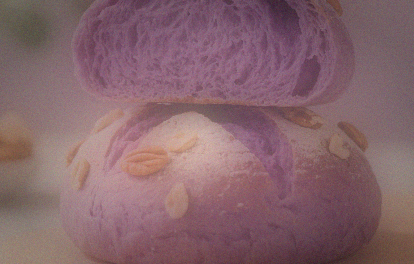
#> input picture storage/outputs/03408627662b4870b847b71411ae8bd8_vintage.png, 414 x 264 px
$ python -i style_processor.py   (imports and definitions only)   (older library calls are emulated)
#> lines starting #> are read from the running program, lines starting #| are printed output that depends on the picture; after the words box and inside, x2 and y2 are one past the last pixel; in counts of white or black regions, pixels touching at a corner belong together
### config.py
import os

BASE_DIR = os.path.dirname(os.path.abspath(__file__))

PORT = 8605
HOST = "127.0.0.1"

STORAGE_DIR = os.path.join(BASE_DIR, "storage")
UPLOAD_DIR = os.path.join(STORAGE_DIR, "uploads")
OUTPUT_DIR = os.path.join(STORAGE_DIR, "outputs")
LOG_DIR = os.path.join(BASE_DIR, "logs")
DATA_DIR = os.path.join(BASE_DIR, "data")

for d in [STORAGE_DIR, UPLOAD_DIR, OUTPUT_DIR, LOG_DIR, DATA_DIR]:
    os.makedirs(d, exist_ok=True)

STATS_FILE = os.path.join(DATA_DIR, "stats.json")
RECORDS_FILE = os.path.join(DATA_DIR, "records.json")

MAX_UPLOAD_SIZE = 50 * 1024 * 1024
ALLOWED_EXTENSIONS = {".jpg", ".jpeg", ".png", ".bmp", ".webp", ".tiff"}

LOG_FILE = os.path.join(LOG_DIR, "app.log")
LOG_LEVEL = "INFO"

STYLES = [
    {"id": "anime", "name": "动漫风", "description": "将照片转换为日系动漫风格，色彩鲜艳线条清晰"},
    {"id": "sketch", "name": "手绘素描", "description": "铅笔素描效果，模拟手绘质感"},
    {"id": "vintage", "name": "复古胶片", "description": "怀旧胶片色调，颗粒感复古氛围"},
    {"id": "cartoon", "name": "卡通涂鸦", "description": "夸张色彩和轮廓，童趣涂鸦风格"},
    {"id": "oil_paint", "name": "油画风格", "description": "模拟油画笔触，厚重艺术质感"},
    {"id": "watercolor", "name": "水彩画", "description": "清新透明水彩效果，柔和晕染"},
    {"id": "pixel", "name": "像素风", "description": "复古像素艺术，游戏怀旧感"},
    {"id": "cyberpunk", "name": "赛博朋克", "description": "霓虹光影，未来科技感"},
]

### logger_config.py
import logging
import os
from logging.handlers import RotatingFileHandler
from config import LOG_FILE, LOG_LEVEL

loggers = {}


def get_logger(name: str = "app") -> logging.Logger:
#> further down, picture is the input picture: shape (264, 414, 3); mean B, G, R 107.5, 100.7, 133.8
    if name in loggers:
        return loggers[name]

    logger = logging.getLogger(name)
    logger.setLevel(getattr(logging, LOG_LEVEL, logging.INFO))
    logger.propagate = False

    if logger.handlers:
        return logger

    formatter = logging.Formatter(
        "%(asctime)s | %(levelname)-8s | %(name)s | %(message)s",
        datefmt="%Y-%m-%d %H:%M:%S",
    )

    os.makedirs(os.path.dirname(LOG_FILE), exist_ok=True)
    file_handler = RotatingFileHandler(
        LOG_FILE, maxBytes=10 * 1024 * 1024, backupCount=5, encoding="utf-8"
    )
    file_handler.setFormatter(formatter)
    logger.addHandler(file_handler)

    console_handler = logging.StreamHandler()
    console_handler.setFormatter(formatter)
    logger.addHandler(console_handler)

    loggers[name] = logger
    return logger

### style_processor.py
import cv2
import numpy as np
from typing import Callable
from logger_config import get_logger

logger = get_logger("style_processor")


def _blend(original: np.ndarray, styled: np.ndarray, intensity: float) -> np.ndarray:
    intensity = max(0.0, min(1.0, float(intensity)))
    if intensity >= 1.0:
        return styled
    if intensity <= 0.0:
        return original
    return cv2.addWeighted(original, 1 - intensity, styled, intensity, 0)


def _resize_if_needed(img: np.ndarray, max_side: int = 1200) -> np.ndarray:
#> called with max_side = 1200
    h, w = img.shape[:2]
#> h = 264; w = 414
    if max(h, w) <= max_side:
        return img
    scale = max_side / max(h, w)
    new_h, new_w = int(h * scale), int(w * scale)
    return cv2.resize(img, (new_w, new_h), interpolation=cv2.INTER_AREA)


def anime_style(img: np.ndarray, intensity: float = 1.0) -> np.ndarray:
    orig = img.copy()
    img = _resize_if_needed(img)

    color = cv2.bilateralFilter(img, 9, 300, 300)

    gray = cv2.cvtColor(img, cv2.COLOR_BGR2GRAY)
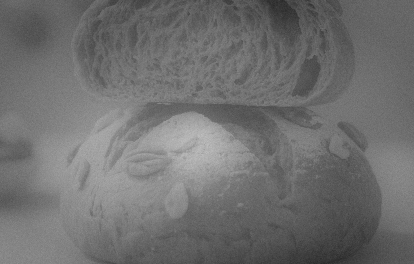
#> gray: shape (264, 414); min 40, max 192, mean 111.3
    blur = cv2.medianBlur(gray, 5)
    edges = cv2.adaptiveThreshold(
        blur, 255, cv2.ADAPTIVE_THRESH_MEAN_C, cv2.THRESH_BINARY, 9, 2
    )
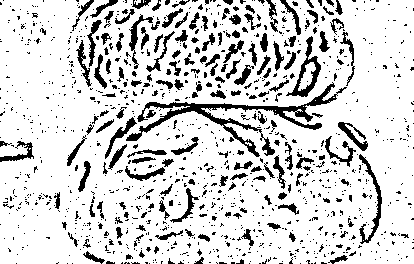
#> edges: shape (264, 414); 83.4% white; 1134 black regions (959 under 20 px), largest, box (x1, y1, x2, y2) and area: (126, 82, 347, 157) 2325, (286, 36, 321, 97) 541, (359, 154, 382, 244) 452
    edges = cv2.cvtColor(edges, cv2.COLOR_GRAY2BGR)

    hsv = cv2.cvtColor(color, cv2.COLOR_BGR2HSV).astype(np.float32)
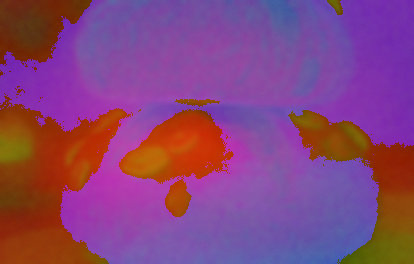
#> hsv: shape (264, 414, 3) float32; mean B, G, R 122.5, 68.2, 133.8
    hsv[..., 1] = np.clip(hsv[..., 1] * 1.25, 0, 255)
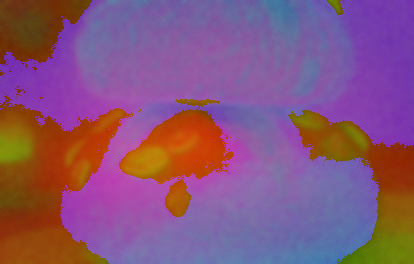
#> hsv: shape (264, 414, 3) float32; mean B, G, R 122.5, 85.2, 133.8
    hsv[..., 2] = np.clip(hsv[..., 2] * 1.1, 0, 255)
    color = cv2.cvtColor(hsv.astype(np.uint8), cv2.COLOR_HSV2BGR)
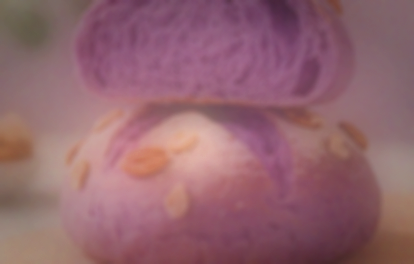
#> color: shape (264, 414, 3); mean B, G, R 110.4, 101, 146.7

    Z = color.reshape((-1, 3)).astype(np.float32)
    K = 12
    criteria = (cv2.TERM_CRITERIA_EPS + cv2.TERM_CRITERIA_MAX_ITER, 10, 1.0)
    _, label, center = cv2.kmeans(Z, K, None, criteria, 3, cv2.KMEANS_PP_CENTERS)
#> center = [[81.94, 71.71, 116.7], [126, 100.9, 158.7], [139.6, 136.6, 186.7], [110.8, 110.1, 145.2], [153.7, 159.9, 209], [63.45, 52.13, 94.17], [100.3, 99.31, 124.5], [113.6, 128.2, 194.9], [123.7, 126.9, 161.7], [100, 76.87, 129], [113.5, 87.98, 143.4], [86.8, 92.17, 141.4]]
    center = np.uint8(center)
#> center = [[81, 71, 116], [125, 100, 158], [139, 136, 186], [110, 110, 145], [153, 159, 208], [63, 52, 94], [100, 99, 124], [113, 128, 194], [123, 126, 161], [100, 76, 128], [113, 87, 143], [86, 92, 141]]
    quantized = center[label.flatten()].reshape(color.shape)

    result = cv2.bitwise_and(quantized, edges)
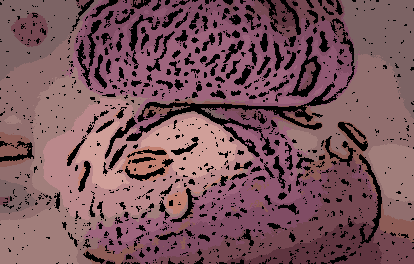
#> result: shape (264, 414, 3); mean B, G, R 92.3, 85.1, 122.5

    if result.shape != orig.shape:
        result = cv2.resize(result, (orig.shape[1], orig.shape[0]), interpolation=cv2.INTER_LINEAR)
    return _blend(orig, result, intensity)


# [209 lines left out: functions sketch_style, vintage_style, cartoon_style, oil_paint_style, watercolor_style, pixel_style and 1 more, not called in this run]


STYLE_FUNCTIONS: dict[str, Callable] = {
    "anime": anime_style,
    "sketch": sketch_style,
    "vintage": vintage_style,
    "cartoon": cartoon_style,
    "oil_paint": oil_paint_style,
    "watercolor": watercolor_style,
    "pixel": pixel_style,
    "cyberpunk": cyberpunk_style,
}


# [16 lines left out: function process_image, not called in this run]


_STYLE_AVAILABILITY_CACHE: dict[str, bool] = {}


# [35 lines left out: functions _make_test_image, check_style_availability, not called in this run]

>>> import cv2
>>> picture = cv2.imread('storage/outputs/03408627662b4870b847b71411ae8bd8_vintage.png')
>>> result = anime_style(picture)

$ run again, on storage/uploads/084eea5afe2b4ae4893620d8992bf7e7.png
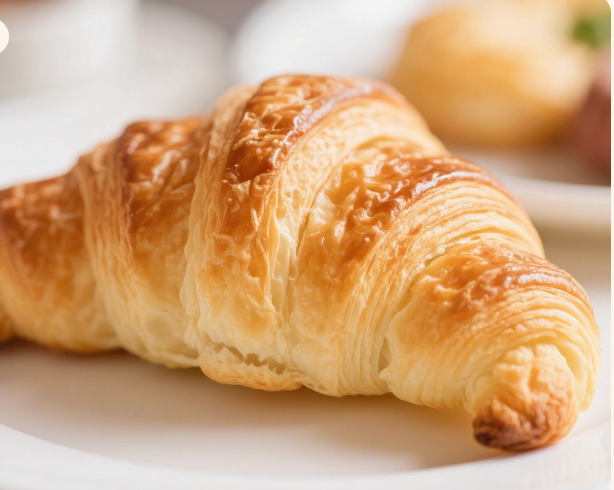
#> input picture storage/uploads/084eea5afe2b4ae4893620d8992bf7e7.png, 614 x 490 px
#> picture is the input picture: shape (490, 614, 3); mean B, G, R 124.4, 166.6, 209.4
#> in anime_style, `edges = cv2.adaptiveThreshold( blur, 255, cv2.ADAPTIVE_THRESH_MEAN_C, ..`:
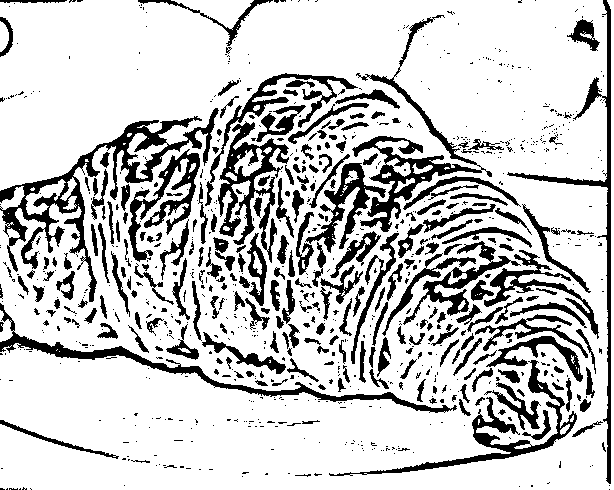
#> edges: shape (490, 614); 78.8% white; 871 black regions (615 under 20 px), largest, box (x1, y1, x2, y2) and area: (0, 108, 219, 302) 6134, (352, 15, 492, 232) 3905, (0, 303, 457, 413) 3152
#> in anime_style, `_, label, center = cv2.kmeans(Z, K, None, criteria, 3, cv2.KMEANS_PP_C..`: center = [[12.7, 65.65, 145.6], [202.3, 219.3, 240.1], [64.35, 121.8, 181.8], [65.23, 160.5, 241.5], [151, 205.6, 254], [245.9, 247.7, 252], [110.6, 149.8, 195.9], [6.54, 85.79, 187.9], [102, 180.2, 247.6], [11.45, 110.8, 218.8], [166.4, 185.3, 213.4], [35.49, 137.6, 232.1]]
#> in anime_style, `center = np.uint8(center)`: center = [[12, 65, 145], [202, 219, 240], [64, 121, 181], [65, 160, 241], [150, 205, 253], [245, 247, 251], [110, 149, 195], [6, 85, 187], [101, 180, 247], [11, 110, 218], [166, 185, 213], [35, 137, 232]]
#> in anime_style, `result = cv2.bitwise_and(quantized, edges)`:
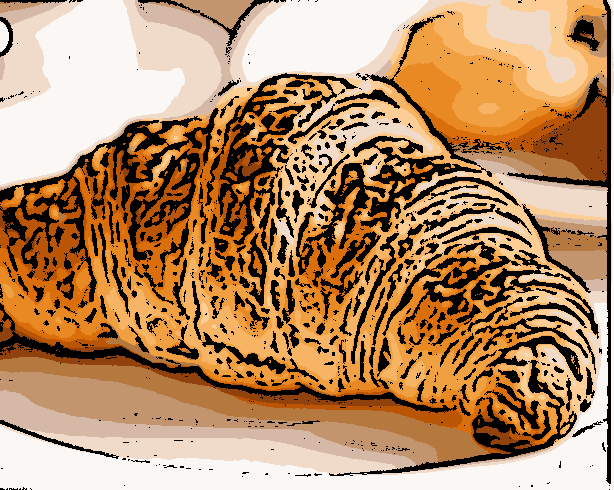
#> result: shape (490, 614, 3); mean B, G, R 100.4, 140.3, 180.8

$ run again, on storage/uploads/0885927bd4bc48188fc96f7bb47bae8a.png
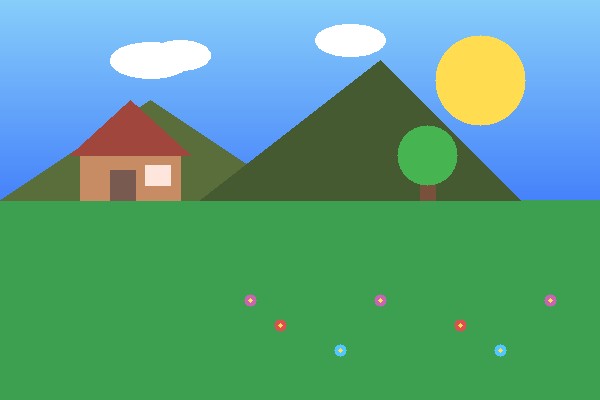
#> input picture storage/uploads/0885927bd4bc48188fc96f7bb47bae8a.png, 600 x 400 px
#> picture is the input picture: shape (400, 600, 3); mean B, G, R 132.7, 160, 90.2
#> in anime_style, `edges = cv2.adaptiveThreshold( blur, 255, cv2.ADAPTIVE_THRESH_MEAN_C, ..`:
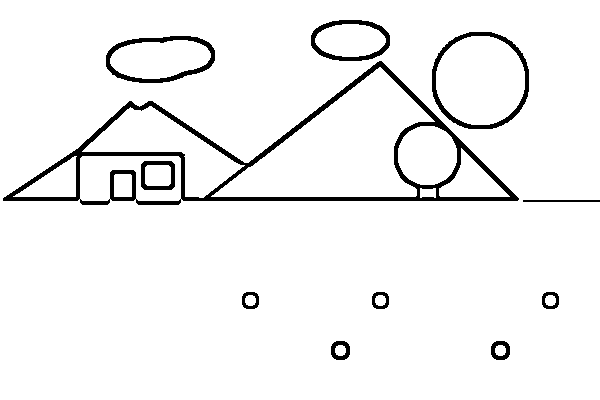
#> edges: shape (400, 600); 95% white; 11 black regions, largest, box (x1, y1, x2, y2) and area: (3, 61, 519, 205) 7199, (432, 32, 529, 129) 1326, (106, 36, 215, 83) 1130
#> in anime_style, `_, label, center = cv2.kmeans(Z, K, None, criteria, 3, cv2.KMEANS_PP_C..`: center = [[254.4, 119.2, 39.65], [66.01, 176.1, 39.44], [249.7, 247.1, 246.3], [89.25, 133.1, 209.4], [254.5, 187.3, 99.79], [44.75, 100.7, 70.54], [42.19, 212.7, 254.2], [43.28, 58.61, 173.1], [158.9, 137.1, 72.45], [254.3, 162.5, 76.91], [254.1, 140.9, 59.08], [60.83, 119.8, 97.02]]
#> in anime_style, `center = np.uint8(center)`: center = [[254, 119, 39], [66, 176, 39], [249, 247, 246], [89, 133, 209], [254, 187, 99], [44, 100, 70], [42, 212, 254], [43, 58, 173], [158, 137, 72], [254, 162, 76], [254, 140, 59], [60, 119, 97]]
#> in anime_style, `result = cv2.bitwise_and(quantized, edges)`:
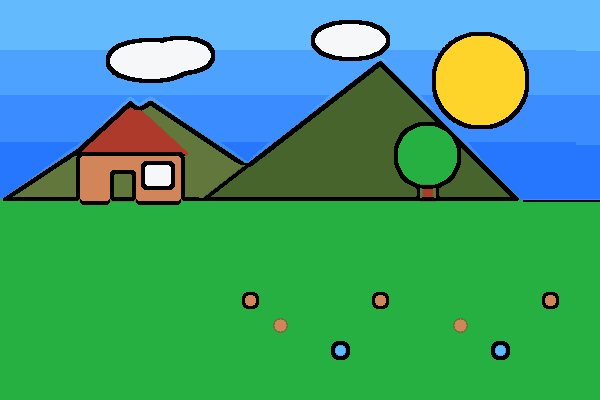
#> result: shape (400, 600, 3); mean B, G, R 119.1, 157.2, 65.1
